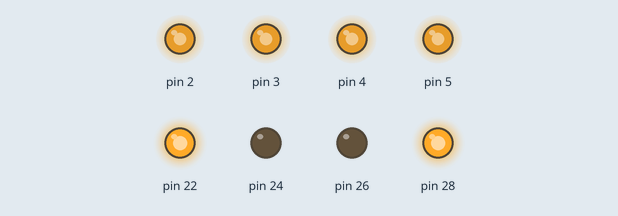
A sketch run on a simulated Arduino Mega 2560, built with avr-gcc and run on an emulated ATmega2560. Shown: output pins drawn as LEDs (lit = HIGH).

Above: at 0.1 s.
Timing chart, 0 to 1.6 s (numbered marks = the images above):
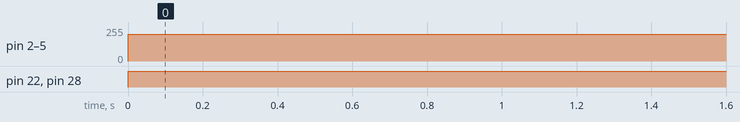

The sketch:

sketch_nov15b.ino
```cpp
bool dir1;
bool dir2;
bool dir3;
bool dir4;
float pwm1;
float pwm2;
float pwm3;
float pwm4;
void setup() {
  // put your setup code here, to run once:
  pinMode(2, OUTPUT);
  pinMode(3, OUTPUT);
  pinMode(4, OUTPUT);
  pinMode(4, OUTPUT);
  pinMode(5, OUTPUT);
  pinMode(22, OUTPUT);
  pinMode(24, OUTPUT);
  pinMode(26, OUTPUT);
  pinMode(28, OUTPUT);
}

void loop() {
  analogWrite(2, 200);
  analogWrite(3, 200);
  analogWrite(4, 200);
  analogWrite(5, 200);
  digitalWrite(22, 1);
  digitalWrite(24, 0);
  digitalWrite(26, 0);
  digitalWrite(28, 1); // put your main code here, to run repeatedly:

}
```

Measured:
- by itself, pin 2–5: 0/255 → 200/255 at 0.00 s
- by itself, pin 22, pin 28: LOW → HIGH at 0.00 s
